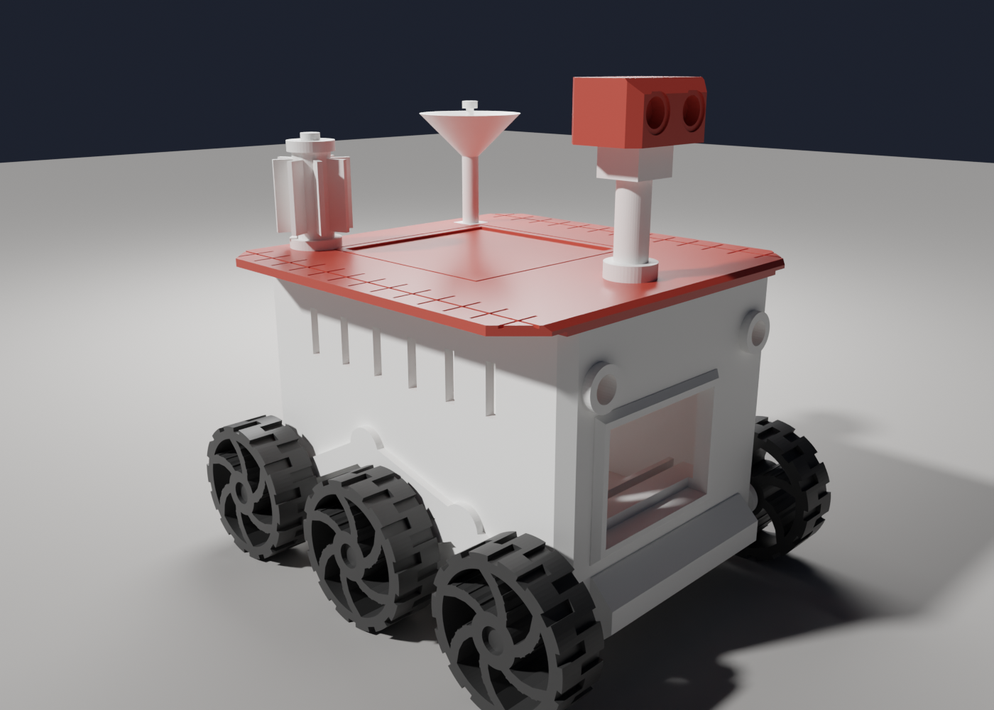
#> input picture hardware/renders/render_front.png, 994 x 710 px, shrunk from 1400 x 1000 before the run
$ python post_grade.py render_front.png out.png
#> lines starting #> are read from the running program, lines starting #| are printed output that depends on the picture
"""Vignette + fine film grain for the hero render.  python post_grade.py in.png out.png"""
import sys, numpy as np
from PIL import Image
im = np.asarray(Image.open(sys.argv[1]).convert("RGB")).astype(np.float32) / 255
h, w, _ = im.shape
#> h = 710; w = 994
yy, xx = np.mgrid[0:h, 0:w]
r = np.sqrt(((xx - w / 2) / (w / 2)) ** 2 + ((yy - h / 2) / (h / 2)) ** 2)
im *= (1 - 0.32 * np.clip(r - 0.45, 0, 1) ** 1.6)[..., None]
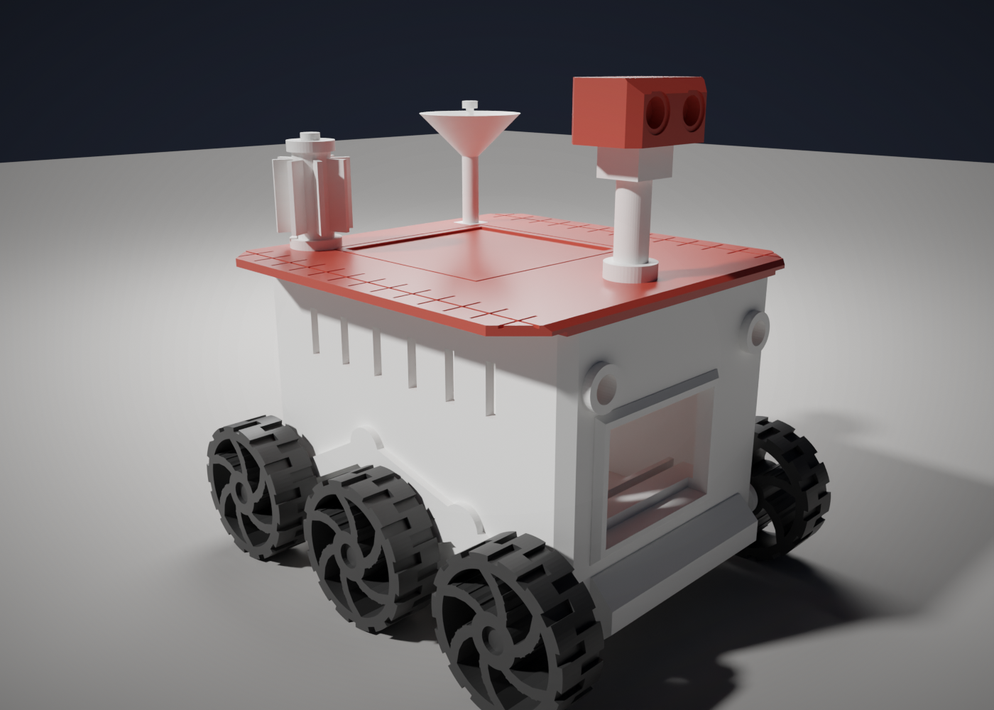
#> im: shape (710, 994, 3) float32; mean R, G, B 0.458, 0.441, 0.446
rng = np.random.default_rng(3)
im += rng.normal(0, 0.012, (h, w, 1))
Image.fromarray((np.clip(im, 0, 1) * 255).astype(np.uint8)).save(sys.argv[2], optimize=True)
